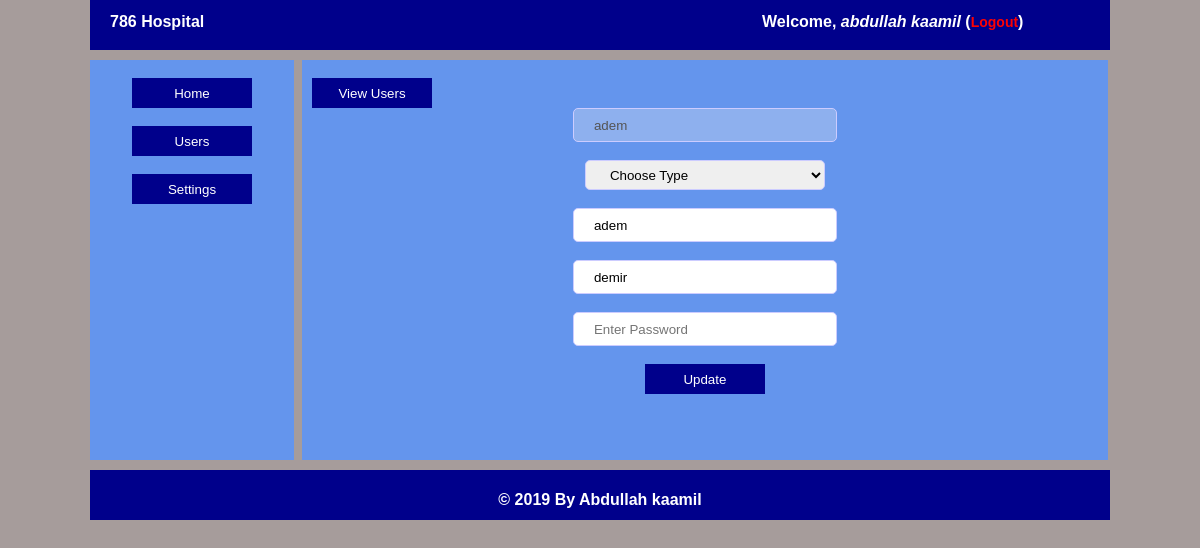
/admin/edituser.php?name=adem (signed in), run on the app's committed database.
### tables this page shows
CREATE TABLE `users` (
  `username` varchar(50) NOT NULL,
  `password` varchar(40) NOT NULL,
  `fname` varchar(40) NOT NULL,
  `sname` varchar(40) NOT NULL,
  `type` varchar(40) NOT NULL
);

### admin/edituser.php (the view, shortened to what this page needs)
<!DOCTYPE html>
<html lang="en">
<head>
	<link rel="stylesheet" type="text/css" href="../assets/style.css">
</head>
<body>
	<div class="wrapper">
	<?php
		include "includes/header.php";
		include "includes/left.php";
	 ?>
		<div class="right"><br>
			<a href="users.php" style="margin-left:10px;"><button class="btnlink">View Users</button></a><br>
			<?php
			$name = $_GET['name'];
			?>
			<center>
				<form action="edituser.php?name=<?php echo $name; ?>" method="POST">
				<input type="text" name="username" class="form" value="<?php echo $name; ?>" required="required" disabled="disabled"><br><br>
				<select name="type" class="form" required="required">
					<option value="">Choose Type</option>
				</select><br><br>
				<?php
				require_once '../includes/connect.php';
				$sql = "SELECT * FROM `users` WHERE `username`='$name'";
				$query = mysqli_query($con,$sql);
				while ($row = mysqli_fetch_array($query)) {
					?>
					<input type="text" name="fname" class="form" value="<?php echo $row['fname']; ?>" required="required"><br><br>
					<input type="text" name="sname" class="form" value="<?php echo $row['sname']; ?>" required="required"><br><br>
					<?php
				}
				 ?>
				<input type="password" name="password" class="form" placeholder="Enter Password" required="required"><br><br>
				<input type="submit" value="Update" class="btnlink" name="btn">
			</form>
			</center>
		</div>
		<?php
		include "includes/footer.php";
		 ?>
	</div>
</body>
</html>

### includes/users.php (shortened to what this page needs)
<?php
function admindetails()
{
    include 'connect.php';
    $type = $_SESSION['type'];
    $username = $_SESSION['admin'];
    $sql = "SELECT * FROM `users` WHERE `username`='$username' AND `type`='$type'";
     $query = mysqli_query($con, $sql);
    while ($row = mysqli_fetch_array($query)) {
        echo "Welcome, <i>" . $row['fname'] . " " . $row['sname'] . "</i> (<a href='../logout.php'>Logout</a>)";
    }
}

### assets/style.css (style rules this page uses)
body { margin: 0; padding: 0; background-color: #A69C9B; font-family: Arial,Lucida Sans; }
.wrapper { min-height: 400px; max-height: auto; width: 85%; margin: 0 auto; font-family: Arial,Lucida Sans; }
.headerright a { text-decoration: none; font-size: 14px; color: red; }
.btnlink { height: 30px; width: 120px; background-color: #00008B; border: 0; margin: 0; color: white; cursor: pointer; }
.right { min-height: 400px; max-height: auto; width: 79%; margin-left: 8px; background: #6495ED; margin-top: 10px; float: left; }
.form { height: 30px; width: 240px; border: 1px solid #ccf; border-radius: 5px; padding-left: 20px; }

### data on the page
users: fname "abdullah", sname "kaamil"
users: fname "adem", sname "demir"
